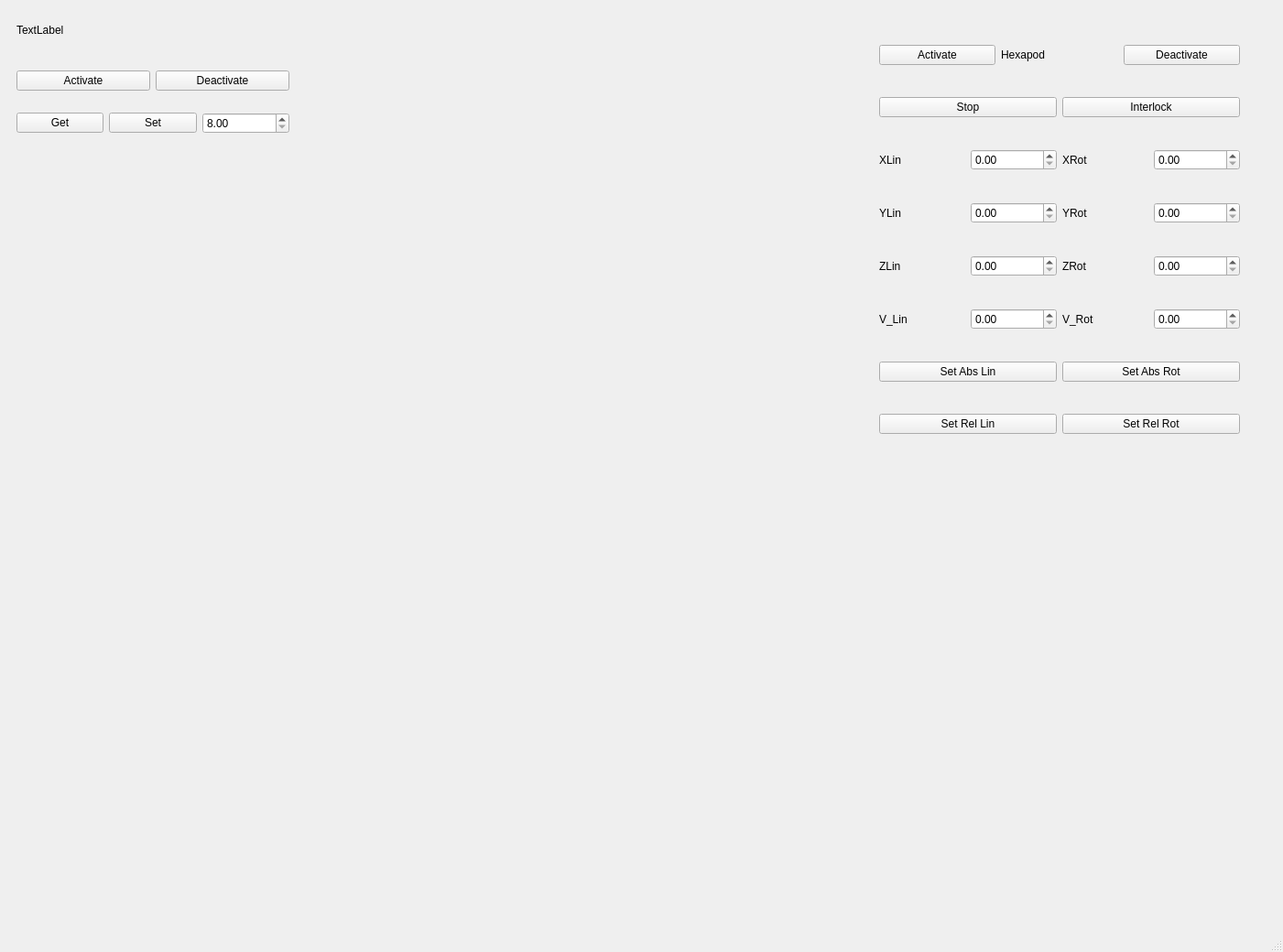
<?xml version="1.0" encoding="UTF-8"?>
<ui version="4.0">
 <class>MainWindow</class>
 <widget class="QMainWindow" name="MainWindow">
  <property name="geometry">
   <rect>
    <x>0</x>
    <y>0</y>
    <width>1401</width>
    <height>1040</height>
   </rect>
  </property>
  <property name="windowTitle">
   <string>MainWindow</string>
  </property>
  <widget class="QWidget" name="centralwidget">
   <widget class="QWidget" name="">
    <property name="geometry">
     <rect>
      <x>18</x>
      <y>59</y>
      <width>298</width>
      <height>105</height>
     </rect>
    </property>
    <layout class="QVBoxLayout" name="verticalLayout">
     <item>
      <layout class="QHBoxLayout" name="horizontalLayout">
       <item>
        <widget class="QPushButton" name="changeLabelPushButton">
         <property name="text">
          <string>Activate</string>
         </property>
        </widget>
       </item>
       <item>
        <widget class="QPushButton" name="pushButton_3">
         <property name="text">
          <string>Deactivate</string>
         </property>
        </widget>
       </item>
      </layout>
     </item>
     <item>
      <layout class="QHBoxLayout" name="horizontalLayout_2">
       <item>
        <widget class="QPushButton" name="pushButton_2">
         <property name="text">
          <string>Get</string>
         </property>
        </widget>
       </item>
       <item>
        <widget class="QPushButton" name="pushButton">
         <property name="text">
          <string>Set</string>
         </property>
        </widget>
       </item>
       <item>
        <widget class="QDoubleSpinBox" name="doubleSpinBox">
         <property name="minimum">
          <double>8.000000000000000</double>
         </property>
         <property name="maximum">
          <double>90.000000000000000</double>
         </property>
        </widget>
       </item>
      </layout>
     </item>
    </layout>
   </widget>
   <widget class="QLabel" name="label_3">
    <property name="geometry">
     <rect>
      <x>18</x>
      <y>18</y>
      <width>118</width>
      <height>29</height>
     </rect>
    </property>
    <property name="text">
     <string>TextLabel</string>
    </property>
   </widget>
   <widget class="QWidget" name="">
    <property name="geometry">
     <rect>
      <x>960</x>
      <y>20</y>
      <width>394</width>
      <height>491</height>
     </rect>
    </property>
    <layout class="QVBoxLayout" name="verticalLayout_3">
     <item>
      <layout class="QHBoxLayout" name="horizontalLayout_11">
       <item>
        <widget class="QPushButton" name="pushButton_4">
         <property name="text">
          <string>Activate</string>
         </property>
        </widget>
       </item>
       <item>
        <widget class="QLabel" name="label_11">
         <property name="text">
          <string>Hexapod</string>
         </property>
        </widget>
       </item>
       <item>
        <widget class="QPushButton" name="pushButton_7">
         <property name="text">
          <string>Deactivate</string>
         </property>
        </widget>
       </item>
      </layout>
     </item>
     <item>
      <layout class="QHBoxLayout" name="horizontalLayout_12">
       <item>
        <widget class="QPushButton" name="pushButton_12">
         <property name="text">
          <string>Stop</string>
         </property>
        </widget>
       </item>
       <item>
        <widget class="QPushButton" name="pushButton_11">
         <property name="text">
          <string>Interlock</string>
         </property>
        </widget>
       </item>
      </layout>
     </item>
     <item>
      <layout class="QHBoxLayout" name="horizontalLayout_5">
       <item>
        <widget class="QLabel" name="label_7">
         <property name="text">
          <string>XLin</string>
         </property>
        </widget>
       </item>
       <item>
        <widget class="QDoubleSpinBox" name="doubleSpinBox_6"/>
       </item>
       <item>
        <widget class="QLabel" name="label">
         <property name="text">
          <string>XRot</string>
         </property>
        </widget>
       </item>
       <item>
        <widget class="QDoubleSpinBox" name="doubleSpinBox_2"/>
       </item>
      </layout>
     </item>
     <item>
      <layout class="QHBoxLayout" name="horizontalLayout_6">
       <item>
        <widget class="QLabel" name="label_4">
         <property name="text">
          <string>YLin</string>
         </property>
        </widget>
       </item>
       <item>
        <widget class="QDoubleSpinBox" name="doubleSpinBox_3"/>
       </item>
       <item>
        <widget class="QLabel" name="label_8">
         <property name="text">
          <string>YRot</string>
         </property>
        </widget>
       </item>
       <item>
        <widget class="QDoubleSpinBox" name="doubleSpinBox_7"/>
       </item>
      </layout>
     </item>
     <item>
      <layout class="QHBoxLayout" name="horizontalLayout_7">
       <item>
        <widget class="QLabel" name="label_5">
         <property name="text">
          <string>ZLin</string>
         </property>
        </widget>
       </item>
       <item>
        <widget class="QDoubleSpinBox" name="doubleSpinBox_4"/>
       </item>
       <item>
        <widget class="QLabel" name="label_9">
         <property name="text">
          <string>ZRot</string>
         </property>
        </widget>
       </item>
       <item>
        <widget class="QDoubleSpinBox" name="doubleSpinBox_8"/>
       </item>
      </layout>
     </item>
     <item>
      <layout class="QHBoxLayout" name="horizontalLayout_8">
       <item>
        <widget class="QLabel" name="label_6">
         <property name="text">
          <string>V_Lin</string>
         </property>
        </widget>
       </item>
       <item>
        <widget class="QDoubleSpinBox" name="doubleSpinBox_5"/>
       </item>
       <item>
        <widget class="QLabel" name="label_10">
         <property name="text">
          <string>V_Rot</string>
         </property>
        </widget>
       </item>
       <item>
        <widget class="QDoubleSpinBox" name="doubleSpinBox_9"/>
       </item>
      </layout>
     </item>
     <item>
      <layout class="QHBoxLayout" name="horizontalLayout_9">
       <item>
        <widget class="QPushButton" name="pushButton_5">
         <property name="text">
          <string>Set Abs Lin</string>
         </property>
        </widget>
       </item>
       <item>
        <widget class="QPushButton" name="pushButton_10">
         <property name="text">
          <string>Set Abs Rot</string>
         </property>
        </widget>
       </item>
      </layout>
     </item>
     <item>
      <layout class="QHBoxLayout" name="horizontalLayout_10">
       <item>
        <widget class="QPushButton" name="pushButton_8">
         <property name="text">
          <string>Set Rel Lin</string>
         </property>
        </widget>
       </item>
       <item>
        <widget class="QPushButton" name="pushButton_9">
         <property name="text">
          <string>Set Rel Rot</string>
         </property>
        </widget>
       </item>
      </layout>
     </item>
    </layout>
   </widget>
  </widget>
  <widget class="QMenuBar" name="menubar">
   <property name="geometry">
    <rect>
     <x>0</x>
     <y>0</y>
     <width>1401</width>
     <height>34</height>
    </rect>
   </property>
  </widget>
  <widget class="QStatusBar" name="statusbar"/>
 </widget>
 <resources/>
 <connections/>
</ui>
